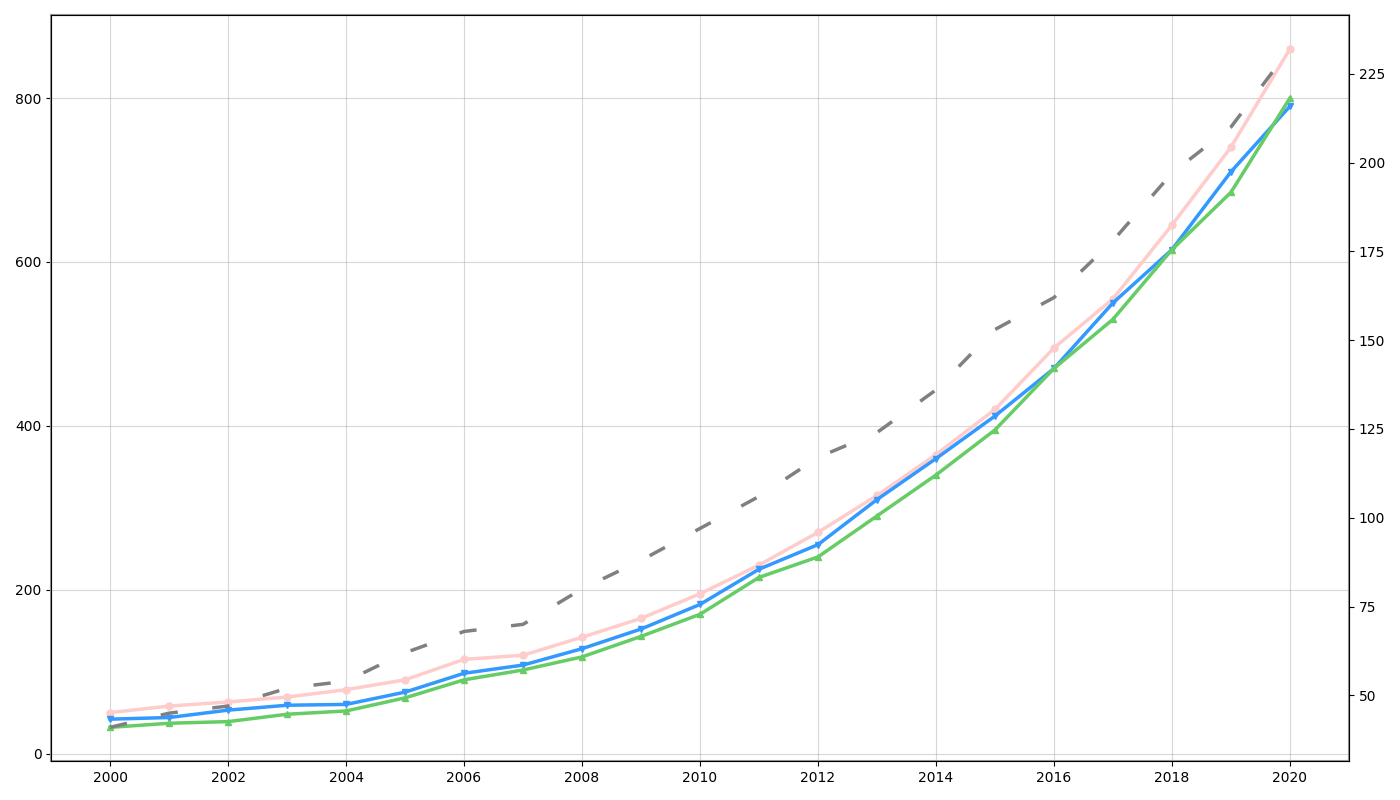

Python code for this plot:
import matplotlib.pyplot as plt
import numpy as np

# Years from 2000 to 2020
years = np.arange(2000, 2021)

# Artificially altered data for renewable energy production (MegaWatts) for three countries
country_data = {
    'EcoLand': [50, 58, 63, 69, 78, 90, 115, 120, 142, 165, 195, 230, 270, 315, 365, 420, 495, 555, 645, 740, 860],
    'GreenVille': [42, 44, 53, 59, 60, 75, 98, 108, 128, 152, 182, 225, 255, 310, 360, 412, 470, 550, 615, 710, 790],
    'Sustainia': [32, 37, 39, 48, 52, 68, 90, 102, 118, 143, 170, 215, 240, 290, 340, 395, 470, 530, 615, 685, 800]
}

global_growth_rate = np.array([41, 45, 47, 52, 54, 62, 68, 70, 80, 88, 97, 106, 117, 124, 136, 153, 162, 178, 197, 210, 232])

fig, ax1 = plt.subplots(figsize=(14, 8))
colors = ['#ffcccc', '#3399ff', '#66cc66']
markers = ['o', 'v', '^']

for (country, color, marker) in zip(country_data.keys(), colors, markers):
    ax1.plot(years, country_data[country], color=color, linewidth=2.5, marker=marker, markersize=5)

ax2 = ax1.twinx()
ax2.plot(years, global_growth_rate, color='grey', linestyle=(0, (5, 10)), linewidth=2.5)

ax1.set_xticks(np.arange(2000, 2021, 2))
ax1.grid(True, linestyle='-', which='major', axis='both', alpha=0.5)

for spine in ax1.spines.values():
    spine.set_edgecolor('#999999')
    spine.set_linewidth(1.5)

plt.tight_layout()
plt.show()
